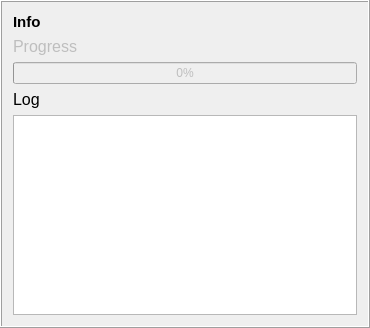
     <widget class="QFrame" name="frame_info">
      <property name="minimumSize">
       <size>
        <width>370</width>
        <height>0</height>
       </size>
      </property>
      <property name="frameShape">
       <enum>QFrame::Box</enum>
      </property>
      <property name="frameShadow">
       <enum>QFrame::Raised</enum>
      </property>
      <layout class="QVBoxLayout" name="verticalLayout">
       <item>
        <widget class="QLabel" name="label_info">
         <property name="maximumSize">
          <size>
           <width>16777215</width>
           <height>30</height>
          </size>
         </property>
         <property name="font">
          <font>
           <pointsize>11</pointsize>
           <weight>75</weight>
           <bold>true</bold>
          </font>
         </property>
         <property name="text">
          <string>Info</string>
         </property>
        </widget>
       </item>
       <item>
        <widget class="QLabel" name="label_progressTotal">
         <property name="enabled">
          <bool>false</bool>
         </property>
         <property name="maximumSize">
          <size>
           <width>16777215</width>
           <height>30</height>
          </size>
         </property>
         <property name="font">
          <font>
           <pointsize>12</pointsize>
          </font>
         </property>
         <property name="text">
          <string>Progress</string>
         </property>
        </widget>
       </item>
       <item>
        <widget class="QProgressBar" name="progressBar_total">
         <property name="enabled">
          <bool>false</bool>
         </property>
         <property name="maximumSize">
          <size>
           <width>16777215</width>
           <height>40</height>
          </size>
         </property>
         <property name="value">
          <number>0</number>
         </property>
        </widget>
       </item>
       <item>
        <widget class="QLabel" name="label_log">
         <property name="maximumSize">
          <size>
           <width>16777215</width>
           <height>30</height>
          </size>
         </property>
         <property name="font">
          <font>
           <pointsize>12</pointsize>
          </font>
         </property>
         <property name="text">
          <string>Log</string>
         </property>
        </widget>
       </item>
       <item>
        <widget class="QListWidget" name="listWidget_log">
         <property name="minimumSize">
          <size>
           <width>0</width>
           <height>200</height>
          </size>
         </property>
         <property name="maximumSize">
          <size>
           <width>1000</width>
           <height>400</height>
          </size>
         </property>
         <property name="font">
          <font>
           <pointsize>8</pointsize>
          </font>
         </property>
         <property name="flow">
          <enum>QListView::TopToBottom</enum>
         </property>
        </widget>
       </item>
      </layout>
     </widget>
